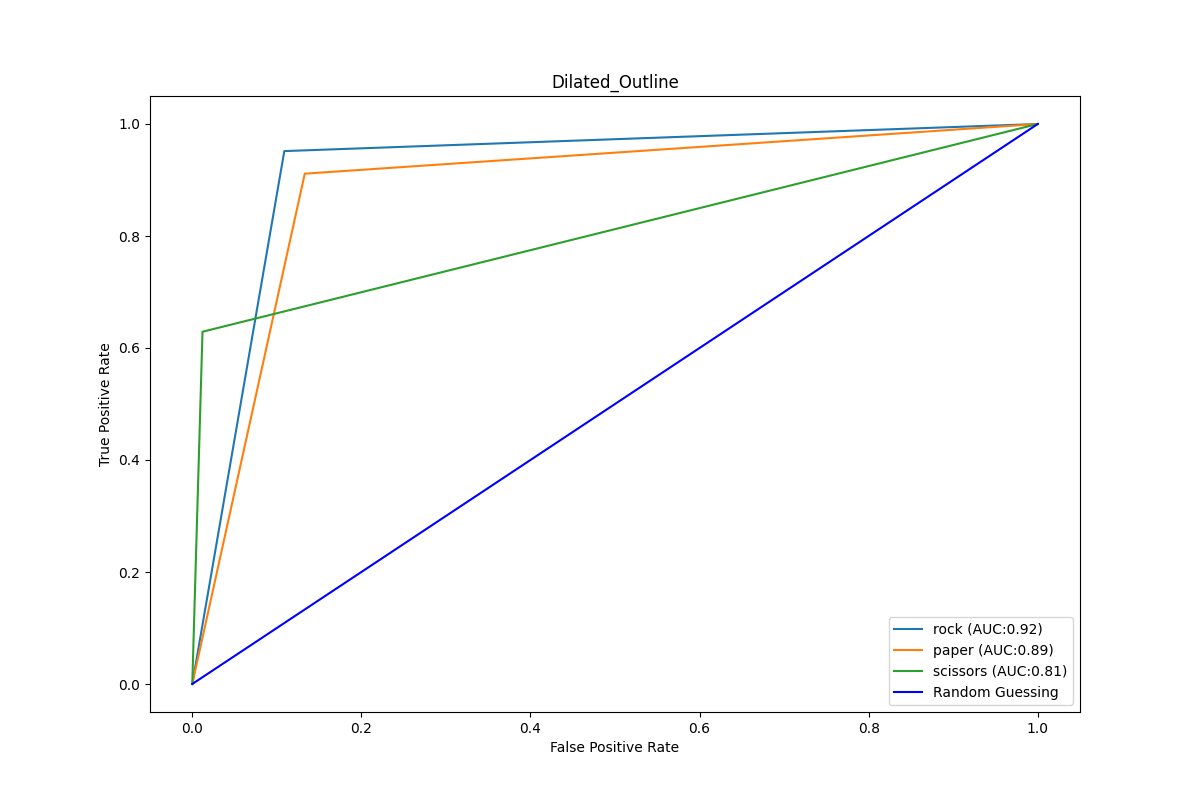
#> input picture Extracted_Data/Dilated_Outline.png, 1200 x 800 px
$ python -i processing.py   (imports and definitions only)
#> lines starting #> are read from the running program, lines starting #| are printed output that depends on the picture; after the words box and inside, x2 and y2 are one past the last pixel; in counts of white or black regions, pixels touching at a corner belong together
#Documentation: https://docs.opencv.org/4.x/d2/d96/tutorial_py_table_of_contents_imgproc.html


import numpy as np
import cv2 as cv
import numpy as np

def showImage(img, windowName):
    cv.imshow(windowName, img)


def invertImageColors(imagePath):
    img = cv.imread(imagePath)
    return cv.bitwise_not(img)

#https://docs.opencv.org/4.x/d7/d4d/tutorial_py_thresholding.html
#types of thresholding
#cv.THRESH_BINARY (default)
#cv.THRESH_BINARY_INV
#cv.THRESH_TRUNC
#cv.THRESH_TOZERO
#cv.THRESH_TOZERO_INV

###Adaptive methods
#cv.ADAPTIVE_THRESH_MEAN_C
#cv.ADAPTIVE_THRESH_GAUSSIAN_C

def thresholdImage(imagePath, color=None, thresholdValue=127, maxValue=255, threshMethod=cv.THRESH_BINARY, adaptativeThreshMethod=None, blockSize=None, C=None, useOtsu=False):
#> called with imagePath = '../Extracted_Data/Dilated_Outline.png', color = 0, thresholdValue = 127, maxValue = 255, threshMethod = 0, adaptativeThreshMethod = 0, blockSize = 11, C = 2
    if useOtsu:
        color=cv.IMREAD_GRAYSCALE

    img = cv.imread(imagePath, color)
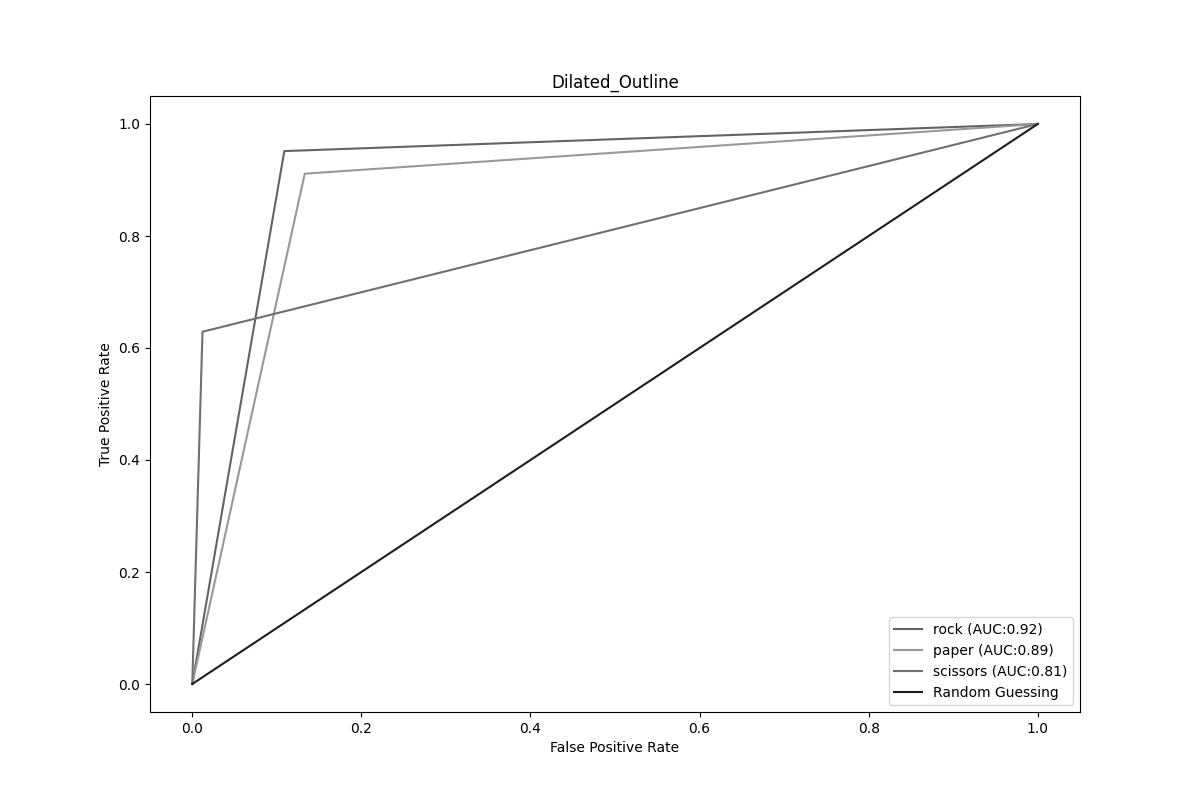
#> img: shape (800, 1200); min 0, max 255, mean 251.5
    if(adaptativeThreshMethod != None): #color must be 0 for the adaptative threshold to work
        thresh = cv.adaptiveThreshold(img, maxValue, adaptativeThreshMethod, threshMethod+cv.THRESH_OTSU if useOtsu else threshMethod, blockSize, C)
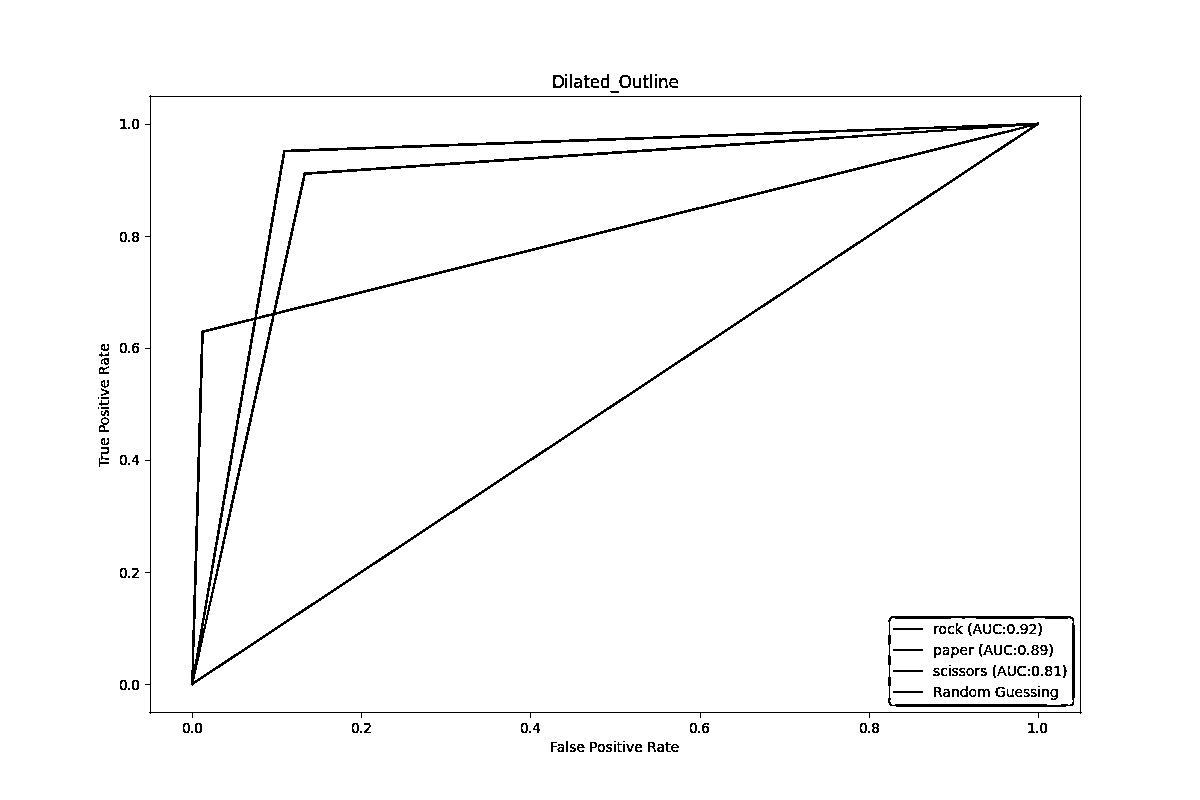
#> thresh: shape (800, 1200); 97.7% white; black in thin lines or dots, all inside (x1, y1, x2, y2) = (98, 74, 1082, 752)
    else:
        _, thresh = cv.threshold(img, thresholdValue, maxValue, threshMethod+cv.THRESH_OTSU if useOtsu else threshMethod)
    return thresh

def countourImage(imagePath):
    return thresholdImage(imagePath, threshMethod=cv.THRESH_BINARY_INV, useOtsu=True)

def outlineImage(imagePath):
    return thresholdImage(imagePath, color=0 ,adaptativeThreshMethod=cv.ADAPTIVE_THRESH_MEAN_C, blockSize=11, C=2)

def blurredOutlineImage(imagePath):
    img = outlineImage(imagePath)
    return cv.GaussianBlur(img,(5,5),0)

# [9 lines left out: functions erodedOutlineImage, dilatedOutlineImage, not called in this run]

def saveImage(imagePath, imageData):
    cv.imwrite(imagePath, imageData)


# [55 lines left out: functions runAllProccesingTypes, apply_morphology, apply_blur, not called in this run]

>>> result = blurredOutlineImage('../Extracted_Data/Dilated_Outline.png')
